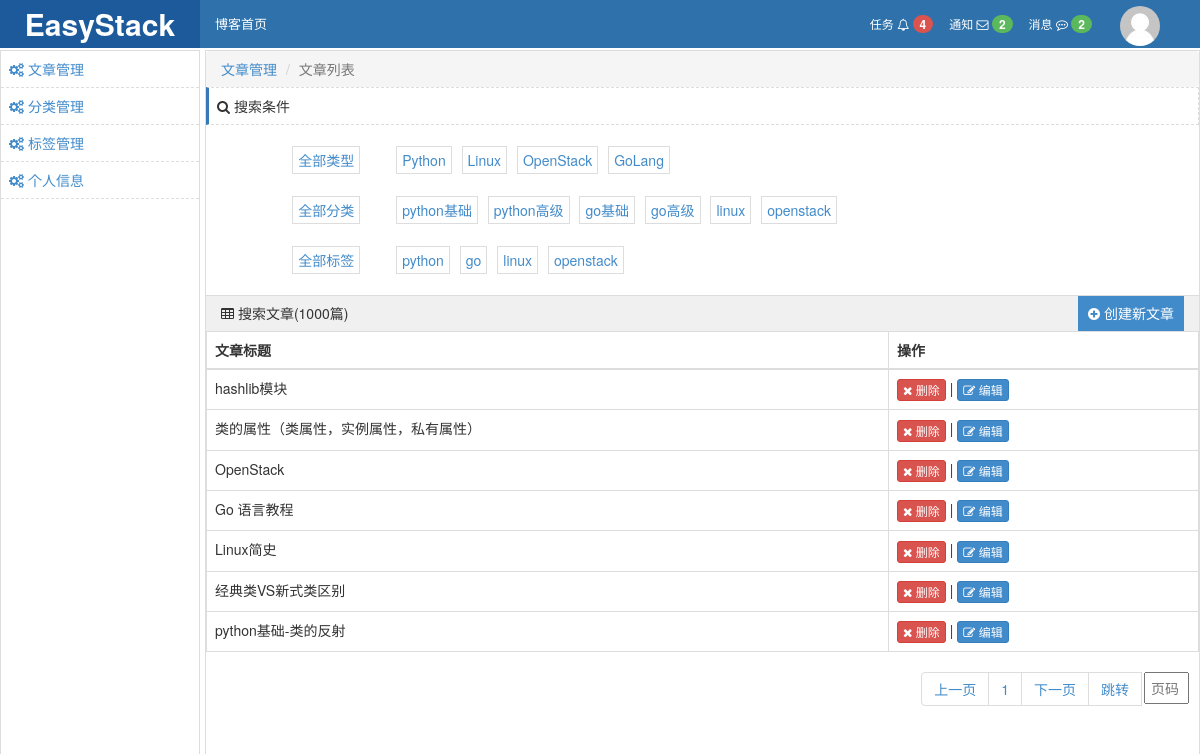
Screenshot of /backend/article.html (signed in) with the database file from the repository.
### repository/models.py (models this page shows)
class Category(models.Model):
    nid = models.AutoField(primary_key=True)
    title = models.CharField(verbose_name='分类标题', max_length=32)
    blog = models.ForeignKey(verbose_name='所属博客', to='Blog', to_field='nid',related_name="blog")

class Tag(models.Model):
    nid = models.AutoField(primary_key=True)
    title = models.CharField(verbose_name='标签名称', max_length=32)
    blog = models.ForeignKey(verbose_name='所属博客', to='Blog', to_field='nid')

class Article(models.Model):
    nid = models.BigAutoField(primary_key=True)
    title = models.CharField(verbose_name='文章标题', max_length=128)
    summary = models.CharField(verbose_name='文章简介', max_length=255)
    read_count = models.IntegerField(default=0)
    comment_count = models.IntegerField(default=0)
    up_count = models.IntegerField(default=0)
    down_count = models.IntegerField(default=0)
    create_time = models.DateTimeField(verbose_name='创建时间', auto_now_add=True)
    blog = models.ForeignKey(verbose_name='所属博客', to='Blog', to_field='nid')
    category = models.ForeignKey(verbose_name='文章类型', to='Category', to_field='nid', null=True,related_name="category",related_query_name="category")
    type_choices = [
        (1, "Python"),
        (2, "Linux"),
        (3, "OpenStack"),
        (4, "GoLang"),
    ]
    article_type = models.IntegerField(choices=type_choices, default=1)
    tags = models.ManyToManyField(
            to="Tag",
            through='Article2Tag',
            through_fields=('article', 'tag'),
    )

### utils/authication.py (the view)
    def wrapper(*args,**kwargs):
        request=args[0]
        if request.session.get("is_login"):
            user_obj=models.UserInfo.objects.filter(username=request.session.get("username")).first()
            try:
                request.session["blog_id"]=user_obj.blog.nid
            except:
                return redirect(reverse("base_info"))
            return func(*args,**kwargs)
        else:
            return redirect(reverse("login"))

### utils/authication.py (called while the page is built)
def auth(func):
    def wrapper(*args,**kwargs):
        request=args[0]
        if request.session.get("is_login"):
            user_obj=models.UserInfo.objects.filter(username=request.session.get("username")).first()
            try:
                request.session["blog_id"]=user_obj.blog.nid
            except:
                return redirect(reverse("base_info"))
            return func(*args,**kwargs)
        else:
            return redirect(reverse("login"))
    return wrapper

### utils/pagination.py (called while the page is built)
    @property
    def start(self):
        return (self.current_page-1) * self.per_page_count

    @property
    def end(self):
        return self.current_page * self.per_page_count

    @property
    def total_count(self):
        v,y = divmod(self.data_count, self.per_page_count)
        if y:
            v += 1
        return v

### templates/backend_article.html (shortened to what this page needs)
{% extends 'backend_layout.html' %}
{% block conent %}
    <ol class="breadcrumb" style="margin-bottom: 0;">
        <li><a href="#">文章管理</a></li>
        <li class="active">文章列表</li>
    </ol>
    <div>
        <div style="border: 1px dashed #dddddd;padding: 8px;border-left: 3px solid #337ab7;">
            <i class="fa fa-search" aria-hidden="true"></i> 搜索条件
        </div>
        <div style="padding: 10px" id="select_div">
            <div class="row clearfix" style="margin: 0;padding: 8px 0;">
                <div class="col-xs-2" style="text-align: right">
                    <a href="/backend/condition-0-{{ article_dict.category_id }}-{{ article_dict.tags_id }}.html">全部类型</a>
                </div>
                <div class="col-xs-10">
                    {% for article_type_obj in article_type_objs %}
                        {% if article_type_obj.0 ==  article_dict.article_type %}
                            <a class="active"
                               href="/backend/condition-{{ article_type_obj.0 }}-{{ article_dict.category_id }}-{{ article_dict.tags_id }}.html">{{ article_type_obj.1 }}</a>
                        {% else %}
                            <a href="/backend/condition-{{ article_type_obj.0 }}-{{ article_dict.category_id }}-{{ article_dict.tags_id }}.html">{{ article_type_obj.1 }}</a>
                        {% endif %}
                    {% endfor %}
                </div>
            </div>
            <div class="row clearfix" style="margin: 0;padding: 8px 0;">
                <div class="col-xs-2" style="text-align: right">
                    <a href="/backend/condition-{{ article_dict.article_type }}-0-{{ article_dict.tags_id }}.html">全部分类</a>
                </div>
                <div class="col-xs-10">
                    {% for category_obj in category_objs %}
                        {% if category_obj.nid   == article_dict.category_id %}
                            <a class="active"
                               href="/backend/condition-{{ article_dict.article_type }}-{{ category_obj.nid }}-{{ article_dict.tags_id }}.html">{{ category_obj.title }}</a>
                        {% else %}
                            <a href="/backend/condition-{{ article_dict.article_type }}-{{ category_obj.nid }}-{{ article_dict.tags_id }}.html">{{ category_obj.title }}</a>
                        {% endif %}
                    {% endfor %}
                </div>
            </div>
            <div class="row clearfix" style="margin: 0;padding: 8px 0;">
                <div class="col-xs-2" style="text-align: right">
                    <a href="/backend/condition-{{ article_dict.article_type }}-{{ article_dict.category_id }}-0.html">全部标签</a>
                </div>
                <div class="col-xs-10">
                    {% for tag_obj in tag_objs %}
                        <a href="/backend/condition-{{ article_dict.article_type }}-{{ article_dict.category_id }}-{{ tag_obj.nid }}.html">{{ tag_obj.title }}</a>
                    {% endfor %}
                </div>
            </div>
        </div>
        <div class="clearfix"
             style="height: 36px;line-height: 35px;padding: 0 15px;border-top: 1px solid #dddddd;background-color: #f1f0f0">
            <i class="fa fa-table" aria-hidden="true"></i>
            搜索文章(1000篇)
            <a href="{% url "add_article" %}"
               class="right" style="display: inline-block;padding:0 10px;background-color: #428bca;color: #ffffff;">
                <i class="fa fa-plus-circle" aria-hidden="true"></i>
                创建新文章
            </a>
        </div>
        <table class="table table-bordered">
            <thead>
            <tr>
                <th>文章标题</th>
                <th>操作</th>
            </tr>
            </thead>
            <tbody id="article_data">
            {% for article_obj in article_objs %}
                <tr>
                    <td>{{ article_obj.title }}</td>
                    <td target="{{ article_obj.nid }}">
                        <a class="btn btn-danger btn-xs article_del">
                            <i class="fa fa-times" aria-hidden="true"></i>
                            删除
                        </a>
                        |
                        <a class="btn btn-primary btn-xs" href="/backend/edit-article-{{ article_obj.nid }}.html">
                            <i class="fa fa-pencil-square-o" aria-hidden="true"></i>
                            编辑
                        </a>
                    </td>
                </tr>
            {% endfor %}
            </tbody>
        </table>
        <div class="clearfix">
            <ul class="pagination right" style="margin-top: 0">
                {{ page_str }}
            </ul>
        </div>
    </div>
{% endblock %}

### static/css/commons.css (style rules this page uses)
.right { float: right; }
a { text-decoration: none; }

### templates/backend_article.html (style rules this page uses)
#select_div a { display: inline-block; padding: 3px 5px; border: 1px solid #dddddd; margin: 3px ; }

### rows the page displays
Category: title "python基础"
Category: title "python高级"
Category: title "go基础"
Category: title "go高级"
Category: title "linux"
Category: title "openstack"
Tag: title "python"
Tag: title "go"
Tag: title "linux"
Tag: title "openstack"
Article: title "hashlib模块"
Article: title "类的属性（类属性，实例属性，私有属性）"
Article: title "OpenStack"
Article: title "Go 语言教程"
Article: title "Linux简史"
Article: title "经典类VS新式类区别"
Article: title "python基础-类的反射"

### other values shown
{{ article_type_obj.1 }} "Python" "Linux" "OpenStack" "GoLang"
